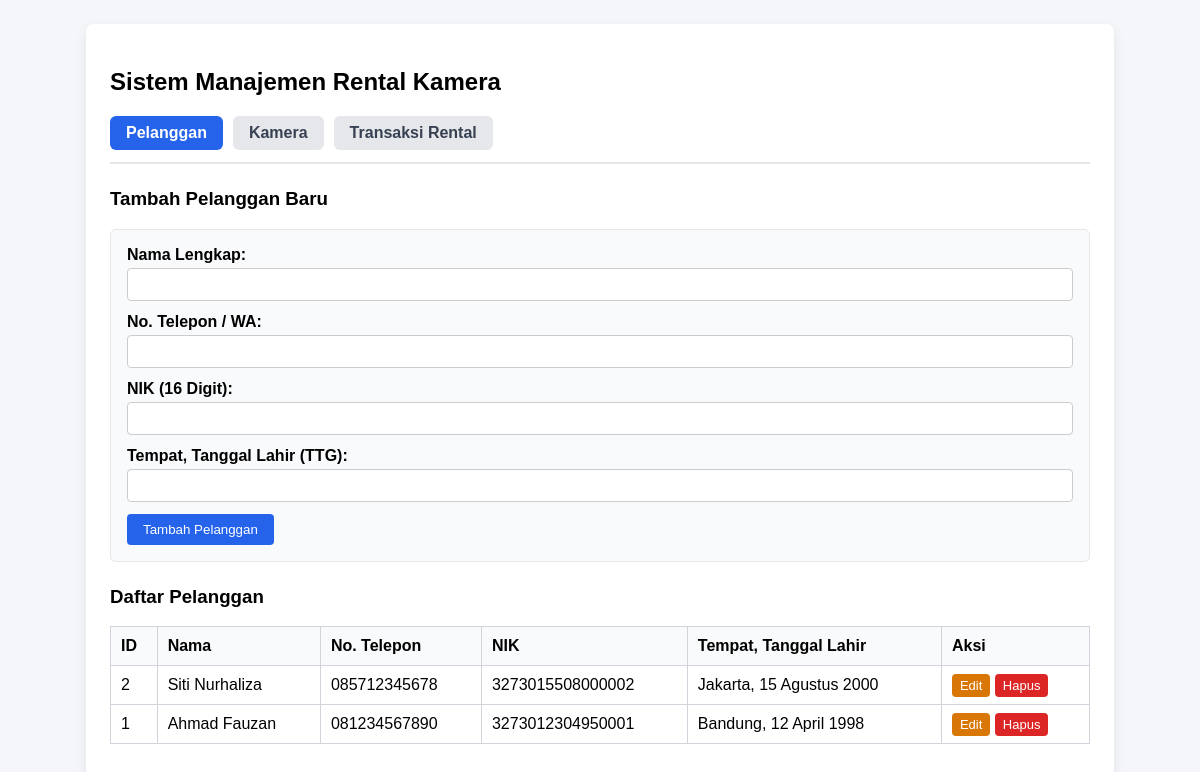
The page / on the database its author committed.
### tables this page shows
CREATE TABLE IF NOT EXISTS `customers` (
    `id_customer` INT AUTO_INCREMENT PRIMARY KEY,
    `nama` VARCHAR(100) NOT NULL,
    `no_telp` VARCHAR(25) NOT NULL,
    `nik` VARCHAR(20) NOT NULL,
    `ttg` VARCHAR(100) NOT NULL,
    `created_at` TIMESTAMP DEFAULT CURRENT_TIMESTAMP
);

### index.php (called while the page is built, shortened)
<?php
require_once __DIR__ . '/class/Customer.php';
$database = new Database();
$db = $database->getConnection();
$customerModel = new Customer($db);
$cameraModel = new Camera($db);
$rentalModel = new Rental($db);
$page = $_GET['page'] ?? 'customers';
$edit_data = null;
if ($page === 'customers') {
    $customers = $customerModel->readAll();
} elseif ($page === 'cameras') {
    $cameras = $cameraModel->readAll();
} elseif ($page === 'rentals') {
    $rentals = $rentalModel->readAll();
    $customer_list = $customerModel->readAll();
    $camera_list = $cameraModel->readAll();
}
include __DIR__ . '/view/header.php';
include __DIR__ . "/view/{$page}.php";
include __DIR__ . '/view/footer.php';

### class/Customer.php (called while the page is built, shortened)
<?php
class Customer {
    private $db;
    private $table = "customers";
    public function __construct($db) {
        $this->db = $db;
    }
    public function readAll() {
        $query = "SELECT * FROM {$this->table} ORDER BY id_customer DESC";
        $stmt = $this->db->prepare($query);
        $stmt->execute();
        return $stmt->fetchAll(PDO::FETCH_ASSOC);
    }
}

### view/customers.php (the view, shortened to what this page needs)
<h3><?= $edit_data ? 'Edit Data Pelanggan' : 'Tambah Pelanggan Baru' ?></h3>
<form action="index.php?page=customers" method="POST">
    <div class="form-group">
        <label>Nama Lengkap:</label>
        <input type="text" name="nama" value="<?= htmlspecialchars($edit_data['nama'] ?? '') ?>" required>
    </div>
    <div class="form-group">
        <label>No. Telepon / WA:</label>
        <input type="text" name="no_telp" value="<?= htmlspecialchars($edit_data['no_telp'] ?? '') ?>" required>
    </div>
    <div class="form-group">
        <label>NIK (16 Digit):</label>
        <input type="text" name="nik" value="<?= htmlspecialchars($edit_data['nik'] ?? '') ?>" required>
    </div>
    <div class="form-group">
        <label>Tempat, Tanggal Lahir (TTG):</label>
        <input type="text" name="ttg" value="<?= htmlspecialchars($edit_data['ttg'] ?? '') ?>" required>
    </div>
    <button type="submit"><?= $edit_data ? 'Simpan Perubahan' : 'Tambah Pelanggan' ?></button>
</form>
<h3>Daftar Pelanggan</h3>
<table>
    <thead>
        <tr>
            <th>ID</th>
            <th>Nama</th>
            <th>No. Telepon</th>
            <th>NIK</th>
            <th>Tempat, Tanggal Lahir</th>
            <th>Aksi</th>
        </tr>
    </thead>
    <tbody>
        <?php if (!empty($customers)): ?>
            <?php foreach ($customers as $c): ?>
                <tr>
                    <td><?= htmlspecialchars($c['id_customer']) ?></td>
                    <td><?= htmlspecialchars($c['nama']) ?></td>
                    <td><?= htmlspecialchars($c['no_telp']) ?></td>
                    <td><?= htmlspecialchars($c['nik']) ?></td>
                    <td><?= htmlspecialchars($c['ttg']) ?></td>
                    <td>
                        <a href="index.php?page=customers&action=edit&id=<?= $c['id_customer'] ?>" class="btn-edit">Edit</a>
                        <a href="index.php?page=customers&action=delete&id=<?= $c['id_customer'] ?>" class="btn-danger" onclick="return confirm('Hapus data pelanggan ini?')">Hapus</a>
                    </td>
                </tr>
            <?php endforeach; ?>
        <?php else: ?>
            <tr><td colspan="6" style="text-align:center;">Belum ada data pelanggan.</td></tr>
        <?php endif; ?>
    </tbody>
</table>

### style.css (style rules this page uses)
body { background-color: #f4f6f9; font-family: Arial, sans-serif; margin: 0; padding: 24px; display: flex; justify-content: center; }
table { width: 100%; border-collapse: collapse; margin: 16px 0; }
table, th, td { border: 1px solid #d1d5db; padding: 10px; text-align: left; }
th { background-color: #f9fafb; }
form { background-color: #f9fafb; padding: 16px; border: 1px solid #e5e7eb; border-radius: 6px; margin-bottom: 24px; }
.form-group { margin-bottom: 12px; }
.form-group label { display: block; margin-bottom: 4px; font-weight: bold; }
.form-group input, .form-group select { width: 100%; padding: 8px; border: 1px solid #ccc; border-radius: 4px; box-sizing: border-box; }
button { background-color: #2563eb; color: #ffffff; padding: 8px 16px; border: none; border-radius: 4px; cursor: pointer; }
.btn-danger { background-color: #dc2626; color: #ffffff; padding: 4px 8px; text-decoration: none; border-radius: 4px; font-size: 13px; }
.btn-edit { background-color: #d97706; color: #ffffff; padding: 4px 8px; text-decoration: none; border-radius: 4px; font-size: 13px; }

### rows shown on the page
customers: id_customer "2", nama "Siti Nurhaliza", no_telp "085712345678", nik "3273015508000002", ttg "Jakarta, 15 Agustus 2000"
customers: id_customer "1", nama "Ahmad Fauzan", no_telp "081234567890", nik "3273012304950001", ttg "Bandung, 12 April 1998"
